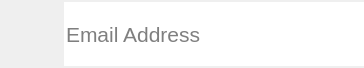
<?xml version="1.0" encoding="UTF-8"?>
<ui version="4.0">
 <class>XUserNameLineEdit</class>
 <widget class="QWidget" name="XUserNameLineEdit">
  <property name="geometry">
   <rect>
    <x>0</x>
    <y>0</y>
    <width>364</width>
    <height>68</height>
   </rect>
  </property>
  <property name="minimumSize">
   <size>
    <width>364</width>
    <height>68</height>
   </size>
  </property>
  <property name="maximumSize">
   <size>
    <width>364</width>
    <height>68</height>
   </size>
  </property>
  <property name="windowTitle">
   <string>XUserNameLineEdit</string>
  </property>
  <property name="styleSheet">
   <string notr="true"/>
  </property>
  <layout class="QHBoxLayout" name="horizontalLayout">
   <property name="spacing">
    <number>0</number>
   </property>
   <property name="leftMargin">
    <number>0</number>
   </property>
   <property name="topMargin">
    <number>0</number>
   </property>
   <property name="rightMargin">
    <number>0</number>
   </property>
   <property name="bottomMargin">
    <number>0</number>
   </property>
   <item>
    <widget class="QLabel" name="LoginPageLabel">
     <property name="minimumSize">
      <size>
       <width>64</width>
       <height>64</height>
      </size>
     </property>
     <property name="maximumSize">
      <size>
       <width>64</width>
       <height>64</height>
      </size>
     </property>
     <property name="styleSheet">
      <string notr="true"/>
     </property>
     <property name="text">
      <string/>
     </property>
     <property name="pixmap">
      <pixmap resource="../illidanQT.qrc">:/LoginPage/Resources/Mail.png</pixmap>
     </property>
     <property name="alignment">
      <set>Qt::AlignCenter</set>
     </property>
     <property name="margin">
      <number>0</number>
     </property>
    </widget>
   </item>
   <item>
    <widget class="QLineEdit" name="LoginPageEmail">
     <property name="minimumSize">
      <size>
       <width>300</width>
       <height>64</height>
      </size>
     </property>
     <property name="maximumSize">
      <size>
       <width>300</width>
       <height>64</height>
      </size>
     </property>
     <property name="font">
      <font>
       <pointsize>16</pointsize>
      </font>
     </property>
     <property name="frame">
      <bool>false</bool>
     </property>
     <property name="placeholderText">
      <string>Email Address</string>
     </property>
    </widget>
   </item>
  </layout>
 </widget>
 <layoutdefault spacing="6" margin="11"/>
 <resources>
  <include location="../illidanQT.qrc"/>
 </resources>
 <connections/>
</ui>
